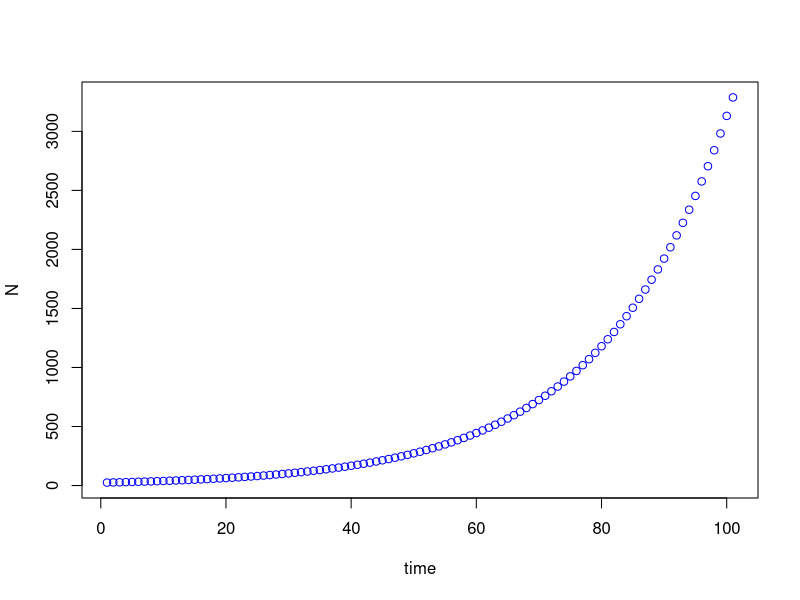
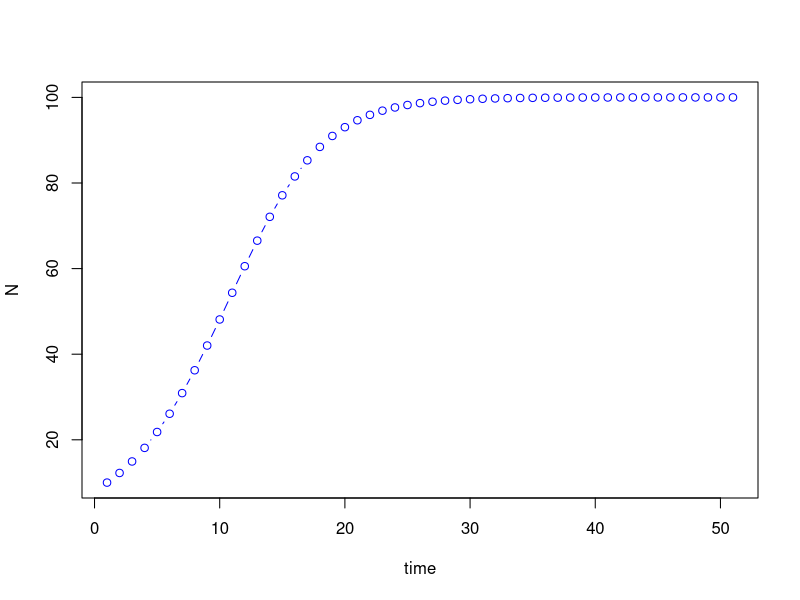

Reproduce these figures in R, in order.
#Basic Script for Logistic population growth


N0<-25
RR<-1.05
ttMax<-100
#ttMax is total number of timesteps to simulate

NN<-matrix(NA, nrow=1, ncol=ttMax+1)
#initializes a vector assigned to variable NN, will produce NA values
#this is a matrix with one row, and with number of columns=ttMax+1 (here 101), and with each entry being NA so it can be filled in
NN[1]<-N0
#sets first value to initial condition (as opposed to NA, because you have that initial value)

#Loop this code over the ttMax timesteps (here 100), using the modeling EQ to update NN. "For times in range of 1:100, run this equation"

for (tt in 1:ttMax){
  NN[tt+1]<-RR*NN[tt]
}
NN

#Plot results (range of 100 --1 to 101 on x, population at that time on Y)
plot(1:(ttMax+1), NN, xlab="time", ylab="N", type="b", col='blue')

#
##################################
#CHANGING OVER TO LOGISTIC EQUATION
#


rr=0.25
ttMax=50
N0<-10
NN<-matrix(NA, nrow=1, ncol=ttMax+1)
NN[1]<-N0
KK=100
for (tt in 1:ttMax){
  NN[tt+1]<-NN[tt]*
    (1+(rr*(1-(NN[tt]/KK))))
}

#Need to define everything, including rr

plot(1:(50+1), NN, xlab="time", ylab="N", type="b", col='blue')



